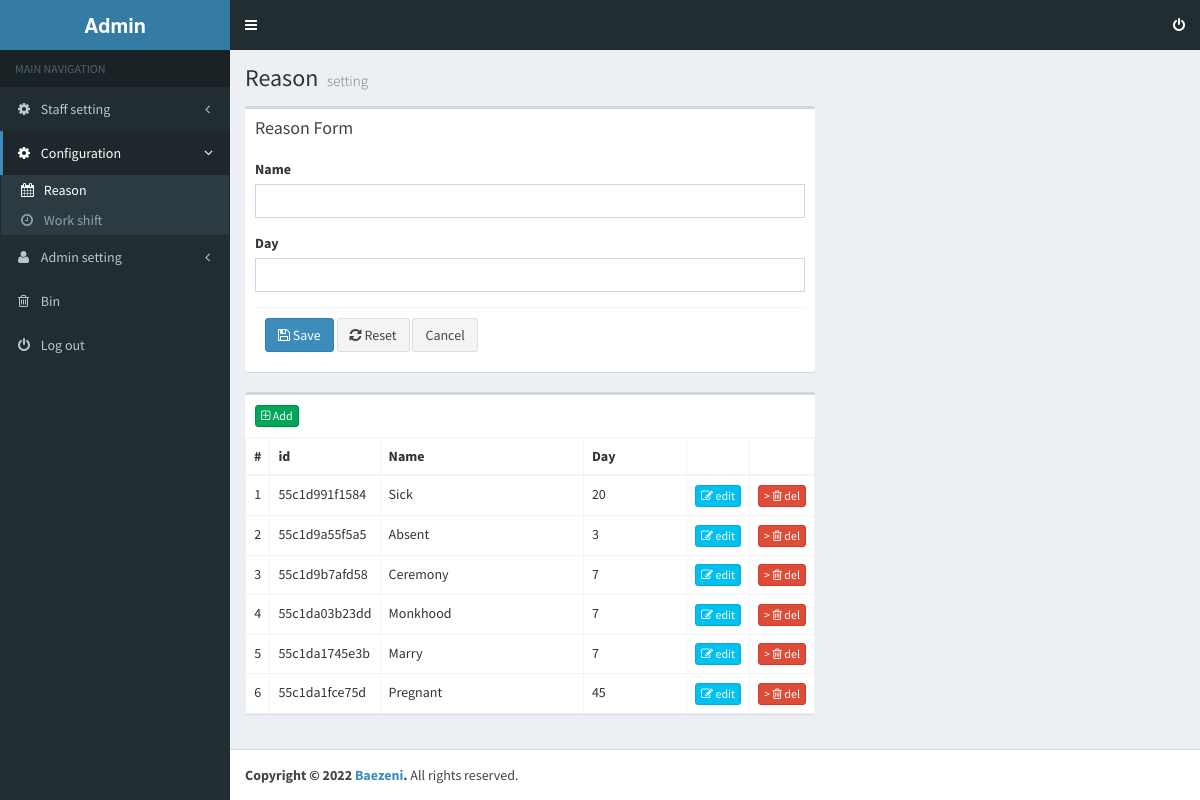
The page /setting/reason.php on the database its author committed.
### tables this page shows
CREATE TABLE IF NOT EXISTS `t_reason` (
  `reason_id` varchar(20) NOT NULL,
  `reason_name` varchar(10) NOT NULL,
  `reason_day` varchar(5) NOT NULL,
  `create_uid` varchar(20) NOT NULL,
  `create_date` datetime NOT NULL,
  `update_uid` varchar(20) NOT NULL,
  `update_date` datetime NOT NULL,
  PRIMARY KEY (`reason_id`)
);

### setting/reason.php (the view, shortened to what this page needs)
<?php
include_once('../libs/connect/connect.php');
?>
<!DOCTYPE html>
<html>
    <head>
        <link href="../libs/bootstrap/css/bootstrap.min.css" rel="stylesheet" type="text/css" />
        <link href="../libs/font-awesome/css/font-awesome.min.css" rel="stylesheet" type="text/css"/>
        <link href="https://code.ionicframework.com/ionicons/2.0.1/css/ionicons.min.css" rel="stylesheet" type="text/css" />
        <link href="../libs/dist/css/AdminLTE.min.css" rel="stylesheet" type="text/css" />
        <link href="../libs/dist/css/skins/_all-skins.min.css" rel="stylesheet" type="text/css" />
        <link href="../libs/plugins/datatables/dataTables.bootstrap.css" rel="stylesheet" type="text/css" />
        <link href="css/custom.css" rel="stylesheet" type="text/css"/>
    </head>
    <body class="skin-blue sidebar-mini fixed">
        <div class="wrapper">
            <?php include '../libs/dist/php/header.php'; ?>
            <?php include '../libs/dist/php/menu.php'; ?>
            <div class="content-wrapper">
                <section class="content-header">
                    <h1>
                        Reason
                        <small>setting</small>
                    </h1>
                </section>
                <section class="content">
                    <div class="row">
                        <div class="col-md-5" style="min-width: 600px">
                            <div class="box box-default  box-form" >
                                <div class="box-header">
                                    <h3 class="box-title">Reason Form</h3>
                                </div>
                                <div class="box-body">
                                    <form role="form" name="frm" id="frm"   method="post" enctype="multipart/form-data" >
                                        <div class="form-group">
                                            <label>Name</label>
                                            <input type="text" class="form-control " name="reason_name" id="reason_name"/>
                                        </div>
                                        <div class="form-group">
                                            <label>Day</label>
                                            <input type="text" class="form-control " name="reason_day" id="reason_day"/>
                                        </div>
                                        <div class="box-footer">
                                            <button type="button" data-page="reason" class="btn btn-primary btn-insert">
                                                <i class="fa fa-save"></i>
                                                Save
                                            </button>
                                            <button type="reset" class="btn btn-default">
                                                <i class="fa fa-refresh"></i>
                                                Reset
                                            </button>
                                            <button type="button"  class="btn btn-default cancel">
                                                Cancel
                                            </button>
                                        </div>
                                    </form>
                                </div>
                            </div>
                        </div>
                    </div>
                    <div class="row">
                        <div id="col-detail" class="col-md-5" style="min-width: 600px">
                            <div class="box box-default">
                                <div class="box-header">
                                    <h3 class="box-title">
                                        <span class="btn btn-xs btn-success add-proj">
                                            <i class="fa fa-plus-square-o"></i>  Add
                                        </span>
                                    </h3>
                                </div>
                                <div class="box-body no-padding">
                                    <table  class="table table-bordered table-hover">
                                        <thead>
                                            <tr>
                                                <th style="width: 10px" class="nosort">#</th>
                                                <th style="width:40px">id</th>
                                                <th>Name</th>
                                                <th>Day</th>
                                                <th style="width:40px" class="nosort"></th>
                                                <th style="width:40px" class="nosort"></th>
                                            </tr>
                                        </thead>
                                        <tbody>
                                            <?php
                                            $sql = "SELECT @rownum := @rownum + 1 AS rownum,"
                                                    . "reason_id as id,reason_name,reason_day"
                                                    . " FROM bz_timestamp.t_reason"
                                                    . " ,(SELECT @rownum := 0) r"
                                                    . " WHERE 1";
                                            $result = $mysqli->query($sql);
                                            while ($row = $result->fetch_assoc()) {
                                                ?>
                                                <tr>
                                                    <td class="text-center"><?php echo $row['rownum'] ?></td>
                                                    <td><?php echo $row['id'] ?></td>
                                                    <td><?php echo $row['reason_name'] ?></td>
                                                    <td><?php echo $row['reason_day'] ?></td>
                                                    <td class="text-center">
                                                        <a class="btn btn-xs btn-info btn-edit" href="#" data-page="reason" data-id="<?php echo $row['id']; ?>">
                                                            <i class="fa fa-edit"></i> edit
                                                        </a>
                                                    </td>
                                                    <td class="text-center">
                                                        <a class="btn btn-xs btn-danger btn-del" href="#" data-page="reason" data-id="<?php echo $row['id']; ?>">>
                                                            <i class="fa fa fa-trash-o"></i> del
                                                        </a>
                                                    </td>
                                                </tr>
                                            <?php } ?>
                                        </tbody>
                                    </table>
                                </div>
                            </div>
                        </div>
                    </div>
                </section>
            </div>
            <?php include '../libs/dist/php/footer.php'; ?>
        </div>
    </body>
</html>

### libs/dist/php/header.php (shortened to what this page needs)
<header class="main-header">
    <a href="#" class="logo">
        <span class="logo-lg"><b>Admin</b></span>
    </a>
    <nav class="navbar navbar-static-top" role="navigation">
        <a href="#" class="sidebar-toggle" data-toggle="offcanvas" role="button">
        </a>
        <div class="navbar-custom-menu">
            <ul class="nav navbar-nav">
                <li>
                    <a href="#"><i class="fa fa-power-off"></i></a>
                </li>
            </ul>
        </div>
    </nav>
</header>

### libs/dist/php/menu.php (shortened to what this page needs)
<aside class="main-sidebar">
    <section class="sidebar">
        <?php
        $url = $_SERVER['REQUEST_URI'];
        $explo = explode('/', $url);
        $count = count($explo);
        $page = $explo[$count - 1];
        ?>
        <ul class="sidebar-menu">
            <li class="header">MAIN NAVIGATION</li>
            <?php
            $active = "";
            ?>
            <li class="li-disabled treeview <?php echo $active; ?> " >
                <a href="#">
                    <i class="fa fa-gear"></i> <span>Staff setting</span>
                    <i class="fa fa-angle-left pull-right"></i>
                </a>
            </li>
            <?php
            $active = "";
            $reason = "";
            $work_shift = "";
            if ($page == 'reason.php') {
                $active = " active";
                $reason = 'active';
            } else if ($page == 'work_shift.php') {
                $active = " active";
                $work_shift = 'active';
            }
            ?>
            <li class="li-disabled treeview<?php echo $active; ?> " >
                <a href="#">
                    <i class="fa fa-gear"></i> <span>Configuration</span>
                    <i class="fa fa-angle-left pull-right"></i>
                </a>
                <ul class="treeview-menu">
                    <li  class="li-disabled <?php echo $reason; ?>">
                        <a href="reason.php"><i class="fa fa-calendar"></i> <span>Reason</span></a>
                    </li>
                    <li class="li-disabled <?php echo $work_shift; ?>" >
                        <a href="work_shift.php"><i class="fa fa-clock-o"></i> <span>Work shift</span></a>
                    </li>
                </ul>
            </li>
            <?php
            $active = "";
            ?>
            <li class="li-disabled treeview<?php echo $active; ?> " >
                <a href="#">
                    <i class="fa fa-user"></i> <span>Admin setting</span>
                    <i class="fa fa-angle-left pull-right"></i>
                </a>
            </li>
            <?php
            $bin = "";
            ?>
            <li class="li-disabled <?php echo $bin; ?>" >
                <a href="bin.php"><i class="fa fa-trash-o"></i> <span>Bin</span></a>
            </li>
            <li class="fa-logout"><a href="#"><i class="fa fa-power-off "></i> <span>Log out</span></a></li>
        </ul>
    </section>
</aside>

### libs/dist/php/footer.php
<footer class="main-footer">
    <strong>Copyright &copy; <?php echo date('Y'); ?> <a href="http://baezeni.com/">Baezeni</a>.</strong> All rights reserved.
</footer>

### setting/css/custom.css (style rules this page uses)
.skin-blue .main-header .navbar { background-color: #222d32; }
.skin-blue .main-header .logo { background-color: #222d32; color: #fff; border-bottom: 0 solid transparent; }

### rows shown on the page
t_reason: rownum "1", reason_id "55c1d991f1584", reason_name "Sick", reason_day "20"
t_reason: rownum "2", reason_id "55c1d9a55f5a5", reason_name "Absent", reason_day "3"
t_reason: rownum "3", reason_id "55c1d9b7afd58", reason_name "Ceremony", reason_day "7"
t_reason: rownum "4", reason_id "55c1da03b23dd", reason_name "Monkhood", reason_day "7"
t_reason: rownum "5", reason_id "55c1da1745e3b", reason_name "Marry", reason_day "7"
t_reason: rownum "6", reason_id "55c1da1fce75d", reason_name "Pregnant", reason_day "45"
